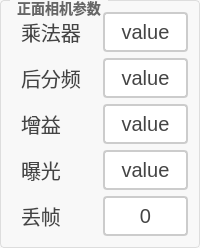
        <widget class="QGroupBox" name="groupBox_14">
         <property name="styleSheet">
          <string notr="true">QGroupBox {
    border: 1px solid #DDD;
    border-radius: 4px;
    font: bold 14px;
    color: #666;
    background-color: #F8F8F8;
}

QGroupBox::title {
    subcontrol-origin: margin;
    subcontrol-position: top left;
    left: 10px;
    padding: 0 5px;
}</string>
         </property>
         <property name="title">
          <string>正面相机参数</string>
         </property>
         <layout class="QGridLayout" name="gridLayout">
          <item row="0" column="0">
           <layout class="QVBoxLayout" name="verticalLayout">
            <item>
             <layout class="QHBoxLayout" name="horizontalLayout_23" stretch="1,1">
              <item>
               <widget class="QLabel" name="lb_xiangjiguangdianpingbishijian_3">
                <property name="styleSheet">
                 <string notr="true">/* 基础标签样式 */
QLabel {
    color: #444444;          /* 主文字色 */
    font-size: 20px;         /* 标准字号 */
    background: transparent; /* 透明背景 */
    padding: 2px 4px;        /* 基础内边距 */
}

/* 标题样式 */
QLabel.title {
    font-size: 16px;
    font-weight: 600;
    color: #333333;
    border-bottom: 1px solid #DDDDDD; /* 下划线装饰 */
    padding-bottom: 4px;
}

/* 副标题/次要文本 */
QLabel.subtitle {
    color: #666666;
    font-size: 13px;
    font-style: italic;
}

/* 强调文本 */
QLabel.emphasis {
    color: #333333;
    font-weight: 500;
    background-color: #F5F5F5;
    border-radius: 3px;
    padding: 4px 8px;
}

/* 状态标签（成功/警告/错误） */
QLabel[state=&quot;success&quot;] {
    color: #228B22;          /* 森林绿 */
    border-left: 3px solid #228B22;
    padding-left: 8px;
}

QLabel[state=&quot;warning&quot;] {
    color: #FF8C00;          /* 暗橙 */
    border-left: 3px solid #FF8C00;
    padding-left: 8px;
}

QLabel[state=&quot;error&quot;] {
    color: #B22222;          /* 砖红 */
    border-left: 3px solid #B22222;
    padding-left: 8px;
}

/* 数据展示标签 */
QLabel.data {
    color: #2F4F4F;          /* 深石板灰 */
    font-family: monospace;
    border: 1px solid #E0E0E0;
    background-color: #FFFFFF;
    padding: 6px 12px;
    border-radius: 4px;
}

/* 禁用状态 */
QLabel:disabled {
    color: #AAAAAA;
    background-color: transparent;
}

/* 链接样式（伪链接效果） */
QLabel.link {
    color: #4682B4;          /* 钢蓝 */
    text-decoration: underline;
    border-bottom: 1px dotted #4682B4;
}

/* 图标标签 */
QLabel.icon {
    qproperty-alignment: AlignCenter;
    border: 1px solid #E0E0E0;
    border-radius: 4px;
    background-color: #FFFFFF;
    padding: 12px;
}</string>
                </property>
                <property name="text">
                 <string>乘法器</string>
                </property>
               </widget>
              </item>
              <item>
               <widget class="QPushButton" name="btn_chengfaqi1">
                <property name="sizePolicy">
                 <sizepolicy hsizetype="Minimum" vsizetype="Minimum">
                  <horstretch>0</horstretch>
                  <verstretch>0</verstretch>
                 </sizepolicy>
                </property>
                <property name="styleSheet">
                 <string notr="true">QPushButton {
    padding: 6px 14px;
    border: 2px solid #CCC;
    border-radius: 4px;
    background-color: white;
    color: #444;
	font-size:20px;
}

QPushButton:hover {
    border-color: #999;
    background-color: #F5F5F5;
}

QPushButton:pressed {
    border-color: #777;
    background-color: #EEE;
}</string>
                </property>
                <property name="text">
                 <string>value</string>
                </property>
               </widget>
              </item>
             </layout>
            </item>
            <item>
             <layout class="QHBoxLayout" name="horizontalLayout_24" stretch="1,1">
              <item>
               <widget class="QLabel" name="lb_xiangjiguangdianpingbishijian_4">
                <property name="styleSheet">
                 <string notr="true">/* 基础标签样式 */
QLabel {
    color: #444444;          /* 主文字色 */
    font-size: 20px;         /* 标准字号 */
    background: transparent; /* 透明背景 */
    padding: 2px 4px;        /* 基础内边距 */
}

/* 标题样式 */
QLabel.title {
    font-size: 16px;
    font-weight: 600;
    color: #333333;
    border-bottom: 1px solid #DDDDDD; /* 下划线装饰 */
    padding-bottom: 4px;
}

/* 副标题/次要文本 */
QLabel.subtitle {
    color: #666666;
    font-size: 13px;
    font-style: italic;
}

/* 强调文本 */
QLabel.emphasis {
    color: #333333;
    font-weight: 500;
    background-color: #F5F5F5;
    border-radius: 3px;
    padding: 4px 8px;
}

/* 状态标签（成功/警告/错误） */
QLabel[state=&quot;success&quot;] {
    color: #228B22;          /* 森林绿 */
    border-left: 3px solid #228B22;
    padding-left: 8px;
}

QLabel[state=&quot;warning&quot;] {
    color: #FF8C00;          /* 暗橙 */
    border-left: 3px solid #FF8C00;
    padding-left: 8px;
}

QLabel[state=&quot;error&quot;] {
    color: #B22222;          /* 砖红 */
    border-left: 3px solid #B22222;
    padding-left: 8px;
}

/* 数据展示标签 */
QLabel.data {
    color: #2F4F4F;          /* 深石板灰 */
    font-family: monospace;
    border: 1px solid #E0E0E0;
    background-color: #FFFFFF;
    padding: 6px 12px;
    border-radius: 4px;
}

/* 禁用状态 */
QLabel:disabled {
    color: #AAAAAA;
    background-color: transparent;
}

/* 链接样式（伪链接效果） */
QLabel.link {
    color: #4682B4;          /* 钢蓝 */
    text-decoration: underline;
    border-bottom: 1px dotted #4682B4;
}

/* 图标标签 */
QLabel.icon {
    qproperty-alignment: AlignCenter;
    border: 1px solid #E0E0E0;
    border-radius: 4px;
    background-color: #FFFFFF;
    padding: 12px;
}</string>
                </property>
                <property name="text">
                 <string>后分频</string>
                </property>
               </widget>
              </item>
              <item>
               <widget class="QPushButton" name="btn_houfenpin1">
                <property name="sizePolicy">
                 <sizepolicy hsizetype="Minimum" vsizetype="Minimum">
                  <horstretch>0</horstretch>
                  <verstretch>0</verstretch>
                 </sizepolicy>
                </property>
                <property name="styleSheet">
                 <string notr="true">QPushButton {
    padding: 6px 14px;
    border: 2px solid #CCC;
    border-radius: 4px;
    background-color: white;
    color: #444;
	font-size:20px;
}

QPushButton:hover {
    border-color: #999;
    background-color: #F5F5F5;
}

QPushButton:pressed {
    border-color: #777;
    background-color: #EEE;
}</string>
                </property>
                <property name="text">
                 <string>value</string>
                </property>
               </widget>
              </item>
             </layout>
            </item>
            <item>
             <layout class="QHBoxLayout" name="horizontalLayout_25" stretch="1,1">
              <item>
               <widget class="QLabel" name="lb_xiangjiguangdianpingbishijian_5">
                <property name="styleSheet">
                 <string notr="true">/* 基础标签样式 */
QLabel {
    color: #444444;          /* 主文字色 */
    font-size: 20px;         /* 标准字号 */
    background: transparent; /* 透明背景 */
    padding: 2px 4px;        /* 基础内边距 */
}

/* 标题样式 */
QLabel.title {
    font-size: 16px;
    font-weight: 600;
    color: #333333;
    border-bottom: 1px solid #DDDDDD; /* 下划线装饰 */
    padding-bottom: 4px;
}

/* 副标题/次要文本 */
QLabel.subtitle {
    color: #666666;
    font-size: 13px;
    font-style: italic;
}

/* 强调文本 */
QLabel.emphasis {
    color: #333333;
    font-weight: 500;
    background-color: #F5F5F5;
    border-radius: 3px;
    padding: 4px 8px;
}

/* 状态标签（成功/警告/错误） */
QLabel[state=&quot;success&quot;] {
    color: #228B22;          /* 森林绿 */
    border-left: 3px solid #228B22;
    padding-left: 8px;
}

QLabel[state=&quot;warning&quot;] {
    color: #FF8C00;          /* 暗橙 */
    border-left: 3px solid #FF8C00;
    padding-left: 8px;
}

QLabel[state=&quot;error&quot;] {
    color: #B22222;          /* 砖红 */
    border-left: 3px solid #B22222;
    padding-left: 8px;
}

/* 数据展示标签 */
QLabel.data {
    color: #2F4F4F;          /* 深石板灰 */
    font-family: monospace;
    border: 1px solid #E0E0E0;
    background-color: #FFFFFF;
    padding: 6px 12px;
    border-radius: 4px;
}

/* 禁用状态 */
QLabel:disabled {
    color: #AAAAAA;
    background-color: transparent;
}

/* 链接样式（伪链接效果） */
QLabel.link {
    color: #4682B4;          /* 钢蓝 */
    text-decoration: underline;
    border-bottom: 1px dotted #4682B4;
}

/* 图标标签 */
QLabel.icon {
    qproperty-alignment: AlignCenter;
    border: 1px solid #E0E0E0;
    border-radius: 4px;
    background-color: #FFFFFF;
    padding: 12px;
}</string>
                </property>
                <property name="text">
                 <string>增益</string>
                </property>
               </widget>
              </item>
              <item>
               <widget class="QPushButton" name="btn_zengyi1">
                <property name="sizePolicy">
                 <sizepolicy hsizetype="Minimum" vsizetype="Minimum">
                  <horstretch>0</horstretch>
                  <verstretch>0</verstretch>
                 </sizepolicy>
                </property>
                <property name="styleSheet">
                 <string notr="true">QPushButton {
    padding: 6px 14px;
    border: 2px solid #CCC;
    border-radius: 4px;
    background-color: white;
    color: #444;
	font-size:20px;
}

QPushButton:hover {
    border-color: #999;
    background-color: #F5F5F5;
}

QPushButton:pressed {
    border-color: #777;
    background-color: #EEE;
}</string>
                </property>
                <property name="text">
                 <string>value</string>
                </property>
               </widget>
              </item>
             </layout>
            </item>
            <item>
             <layout class="QHBoxLayout" name="horizontalLayout_26" stretch="1,1">
              <item>
               <widget class="QLabel" name="lb_xiangjiguangdianpingbishijian_6">
                <property name="styleSheet">
                 <string notr="true">/* 基础标签样式 */
QLabel {
    color: #444444;          /* 主文字色 */
    font-size: 20px;         /* 标准字号 */
    background: transparent; /* 透明背景 */
    padding: 2px 4px;        /* 基础内边距 */
}

/* 标题样式 */
QLabel.title {
    font-size: 16px;
    font-weight: 600;
    color: #333333;
    border-bottom: 1px solid #DDDDDD; /* 下划线装饰 */
    padding-bottom: 4px;
}

/* 副标题/次要文本 */
QLabel.subtitle {
    color: #666666;
    font-size: 13px;
    font-style: italic;
}

/* 强调文本 */
QLabel.emphasis {
    color: #333333;
    font-weight: 500;
    background-color: #F5F5F5;
    border-radius: 3px;
    padding: 4px 8px;
}

/* 状态标签（成功/警告/错误） */
QLabel[state=&quot;success&quot;] {
    color: #228B22;          /* 森林绿 */
    border-left: 3px solid #228B22;
    padding-left: 8px;
}

QLabel[state=&quot;warning&quot;] {
    color: #FF8C00;          /* 暗橙 */
    border-left: 3px solid #FF8C00;
    padding-left: 8px;
}

QLabel[state=&quot;error&quot;] {
    color: #B22222;          /* 砖红 */
    border-left: 3px solid #B22222;
    padding-left: 8px;
}

/* 数据展示标签 */
QLabel.data {
    color: #2F4F4F;          /* 深石板灰 */
    font-family: monospace;
    border: 1px solid #E0E0E0;
    background-color: #FFFFFF;
    padding: 6px 12px;
    border-radius: 4px;
}

/* 禁用状态 */
QLabel:disabled {
    color: #AAAAAA;
    background-color: transparent;
}

/* 链接样式（伪链接效果） */
QLabel.link {
    color: #4682B4;          /* 钢蓝 */
    text-decoration: underline;
    border-bottom: 1px dotted #4682B4;
}

/* 图标标签 */
QLabel.icon {
    qproperty-alignment: AlignCenter;
    border: 1px solid #E0E0E0;
    border-radius: 4px;
    background-color: #FFFFFF;
    padding: 12px;
}</string>
                </property>
                <property name="text">
                 <string>曝光</string>
                </property>
               </widget>
              </item>
              <item>
               <widget class="QPushButton" name="btn_baoguang1">
                <property name="sizePolicy">
                 <sizepolicy hsizetype="Minimum" vsizetype="Minimum">
                  <horstretch>0</horstretch>
                  <verstretch>0</verstretch>
                 </sizepolicy>
                </property>
                <property name="styleSheet">
                 <string notr="true">QPushButton {
    padding: 6px 14px;
    border: 2px solid #CCC;
    border-radius: 4px;
    background-color: white;
    color: #444;
	font-size:20px;
}

QPushButton:hover {
    border-color: #999;
    background-color: #F5F5F5;
}

QPushButton:pressed {
    border-color: #777;
    background-color: #EEE;
}</string>
                </property>
                <property name="text">
                 <string>value</string>
                </property>
               </widget>
              </item>
             </layout>
            </item>
            <item>
             <layout class="QHBoxLayout" name="horizontalLayout_27" stretch="1,1">
              <item>
               <widget class="QLabel" name="lb_xiangjiguangdianpingbishijian_7">
                <property name="styleSheet">
                 <string notr="true">/* 基础标签样式 */
QLabel {
    color: #444444;          /* 主文字色 */
    font-size: 20px;         /* 标准字号 */
    background: transparent; /* 透明背景 */
    padding: 2px 4px;        /* 基础内边距 */
}

/* 标题样式 */
QLabel.title {
    font-size: 16px;
    font-weight: 600;
    color: #333333;
    border-bottom: 1px solid #DDDDDD; /* 下划线装饰 */
    padding-bottom: 4px;
}

/* 副标题/次要文本 */
QLabel.subtitle {
    color: #666666;
    font-size: 13px;
    font-style: italic;
}

/* 强调文本 */
QLabel.emphasis {
    color: #333333;
    font-weight: 500;
    background-color: #F5F5F5;
    border-radius: 3px;
    padding: 4px 8px;
}

/* 状态标签（成功/警告/错误） */
QLabel[state=&quot;success&quot;] {
    color: #228B22;          /* 森林绿 */
    border-left: 3px solid #228B22;
    padding-left: 8px;
}

QLabel[state=&quot;warning&quot;] {
    color: #FF8C00;          /* 暗橙 */
    border-left: 3px solid #FF8C00;
    padding-left: 8px;
}

QLabel[state=&quot;error&quot;] {
    color: #B22222;          /* 砖红 */
    border-left: 3px solid #B22222;
    padding-left: 8px;
}

/* 数据展示标签 */
QLabel.data {
    color: #2F4F4F;          /* 深石板灰 */
    font-family: monospace;
    border: 1px solid #E0E0E0;
    background-color: #FFFFFF;
    padding: 6px 12px;
    border-radius: 4px;
}

/* 禁用状态 */
QLabel:disabled {
    color: #AAAAAA;
    background-color: transparent;
}

/* 链接样式（伪链接效果） */
QLabel.link {
    color: #4682B4;          /* 钢蓝 */
    text-decoration: underline;
    border-bottom: 1px dotted #4682B4;
}

/* 图标标签 */
QLabel.icon {
    qproperty-alignment: AlignCenter;
    border: 1px solid #E0E0E0;
    border-radius: 4px;
    background-color: #FFFFFF;
    padding: 12px;
}</string>
                </property>
                <property name="text">
                 <string>丢帧</string>
                </property>
               </widget>
              </item>
              <item>
               <widget class="QPushButton" name="btn_diuzhen1">
                <property name="sizePolicy">
                 <sizepolicy hsizetype="Minimum" vsizetype="Minimum">
                  <horstretch>0</horstretch>
                  <verstretch>0</verstretch>
                 </sizepolicy>
                </property>
                <property name="styleSheet">
                 <string notr="true">QPushButton {
    padding: 6px 14px;
    border: 2px solid #CCC;
    border-radius: 4px;
    background-color: white;
    color: #444;
	font-size:20px;
}

QPushButton:hover {
    border-color: #999;
    background-color: #F5F5F5;
}

QPushButton:pressed {
    border-color: #777;
    background-color: #EEE;
}</string>
                </property>
                <property name="text">
                 <string>0</string>
                </property>
               </widget>
              </item>
             </layout>
            </item>
           </layout>
          </item>
         </layout>
        </widget>
